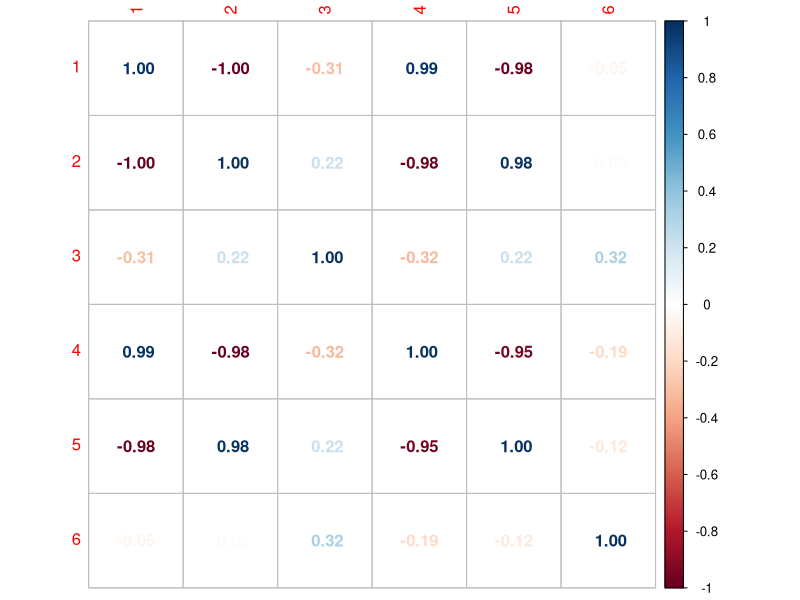

The R source for this figure:
X = cbind(1, rnorm(100), rnorm(100))

w1 = c(0, 1, -1)
w2 = c(0, -1, 1)
w3 = c(0, .1, .1)

topicProb0 = cbind(X%*%w1, X%*%w2, X%*%w3)

logisticNormal = t(apply(topicProb0, 1, function(row) plogis(row)/sum(plogis(row))))
soft = t(apply(topicProb0, 1, function(row) exp(row)/sum(exp(row))))

head(cbind(logisticNormal, soft))
corrplot::corrplot(cor(cbind(logisticNormal, soft)), method='number')
